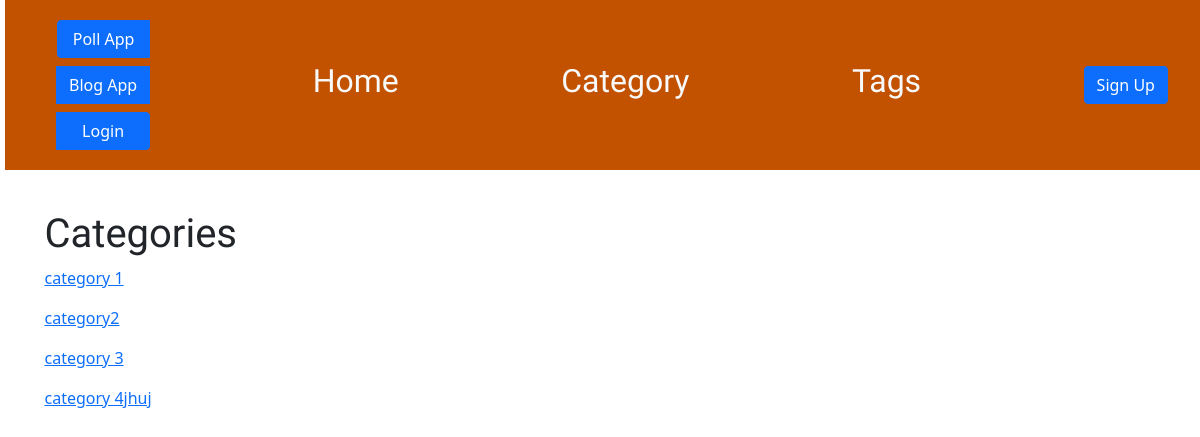
/post/cat, run on the app's committed database.
### blog/models.py (models this page shows, shortened)
class Category(models.Model):
    title = models.CharField(max_length=100, unique= True)
    slug = AutoSlugField(populate_from="title", unique=True)

### blog/views.py (the view)
# urls.py: path('post/cat', views.cat_list, name='cat_list'),
def cat_list(request):
    categories = Category.objects.all()
    return render(request, 'blog/cat_list.html', {'categories':categories})

### blog/templates/blog/cat_list.html
{% extends 'blog/base.html' %}
{% block content %}
<h1>Categories</h1>
<div class="catContainer">
    {% for categorie in categories %}
    <a href="{% url 'blog:cat_post' category_slug=categorie.title %}">
        <p>
            {{categorie.title}}
        </p>
    </a>
    {% endfor %}
</div>
{% endblock %}

### blog/static/css/blog.css (style rules this page uses)
body { padding-left: 5px; }
h1, h2, h3, h4 { font-family: 'Lobster', cursive; }

### data on the page
Category: title "category 1"
Category: title "category2"
Category: title "category 3"
Category: title "category 4jhuj"
